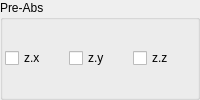
    <widget class="QGroupBox" name="groupBox">
     <property name="title">
      <string>Pre-Abs</string>
     </property>
     <layout class="QVBoxLayout" name="verticalLayout_3" stretch="0">
      <property name="spacing">
       <number>2</number>
      </property>
      <property name="leftMargin">
       <number>2</number>
      </property>
      <property name="topMargin">
       <number>2</number>
      </property>
      <property name="rightMargin">
       <number>2</number>
      </property>
      <property name="bottomMargin">
       <number>2</number>
      </property>
      <item>
       <layout class="QGridLayout" name="gridLayout_8" columnstretch="0,0,0">
        <property name="spacing">
         <number>2</number>
        </property>
        <item row="0" column="0">
         <widget class="MyCheckBox" name="checkBox_transf_function_enabledAx">
          <property name="text">
           <string notr="true">z.x</string>
          </property>
         </widget>
        </item>
        <item row="0" column="2">
         <widget class="MyCheckBox" name="checkBox_transf_function_enabledAz_false">
          <property name="text">
           <string notr="true">z.z</string>
          </property>
         </widget>
        </item>
        <item row="0" column="1">
         <widget class="MyCheckBox" name="checkBox_transf_function_enabledAy">
          <property name="text">
           <string notr="true">z.y</string>
          </property>
         </widget>
        </item>
       </layout>
      </item>
     </layout>
    </widget>
